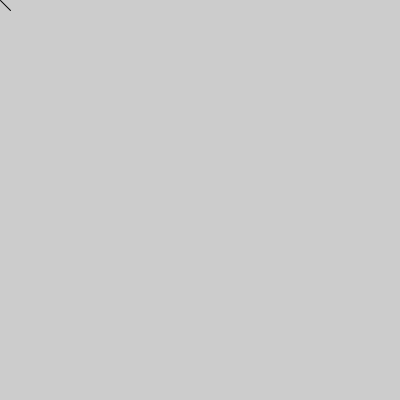
Frame 1 (no input)
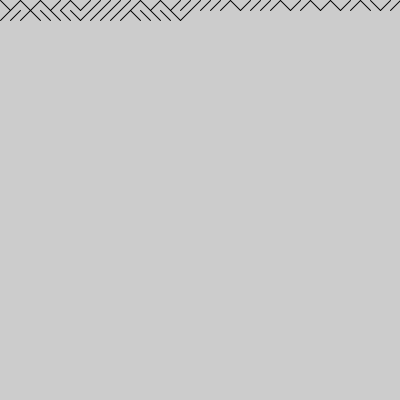
Frame 60 (the mouse pressed at the canvas centre just before this capture)
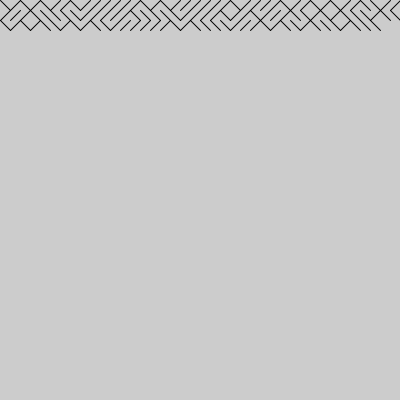
Frame 120 (the mouse held since frame 60 and released just before this capture)

The Processing sketch that drew these frames (run headless with seeded random() and noise(); from frame 60 on, the mouse is pressed at the canvas centre):

// Processing sketch: laberinto
// ── laberinto.pde
int x, y;
float eleccion;
void setup() {
  size(400, 400);
}

void draw() {
  eleccion = random(2);
  if (eleccion>1) {
    diagonal(x, y);
  } else {
    diagonalInv(x, y);
  }


  if (x<400) {
    x+=10;
  } else {
    x=0;
    y+=10;
  }
}

void diagonal(int x, int y) {
  line(x, y, x+10, y+10);
}

void diagonalInv(int x, int y) {
  line(x+10, y, x, y+10);
}
